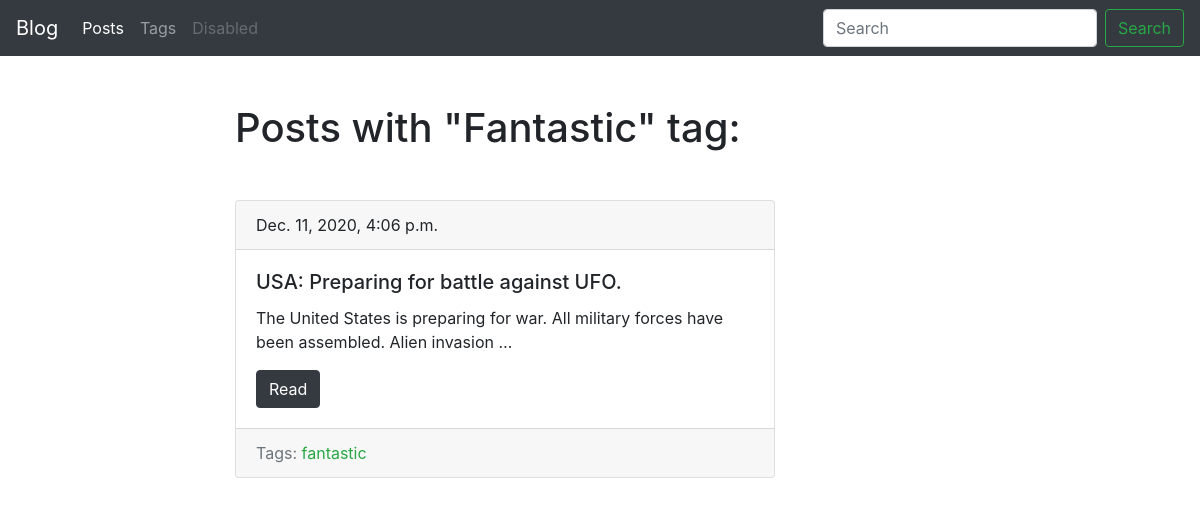
/blog/tag/fantastic/, run on the app's committed database.
### blog/models.py (models this page shows, shortened)
class Tag(models.Model):
    title = models.CharField(max_length=50)
    slug = models.SlugField(max_length=50, unique=True)
    def get_absolute_url(self):
        return reverse('tag_detail_url', kwargs={'slug': self.slug})
    class Meta:
        ordering = ['title']

class Post(models.Model):
    title = models.CharField(max_length=150, db_index=True)
    slug = models.SlugField(max_length=150, blank=True, unique=True)
    body = models.TextField(blank=True, db_index=True)
    tags = models.ManyToManyField('Tag', blank=True, related_name='posts')
    date_pub = models.DateTimeField(auto_now_add=True)
    def get_absolute_url(self):
        return reverse('post_detail_url', kwargs={'slug': self.slug})
    class Meta:
        ordering = ['-date_pub']

### blog/views.py (the view)
# urls.py: path('tag/<str:slug>/', TagDetail.as_view(), name='tag_detail_url'),
class TagDetail(ObjectDetailMixin, View):
    model = Tag
    template = 'blog/tag_detail.html'

### blog/utils.py (called while the page is built)
    def get(self, request, slug):
        obj = get_object_or_404(self.model, slug__iexact=slug)
        return render(request, self.template, context={self.model.__name__.lower(): obj, 'admin_object': obj, 'detail': True})

### blog/templates/blog/tag_detail.html (shortened to what this page needs)
{% extends 'blog/base_blog.html' %}
{% block content %}
    <h1 class="mb-5">Posts with "{{ tag.title|title }}" tag:</h1>
    {% for post in tag.posts.all %}
        {% include 'blog/includes/post_card_template.html' %}
    {% endfor %}
{% endblock %}

### blog/templates/blog/includes/post_card_template.html
<div class="card mb-4">
    <div class="card-header">
        {{ post.date_pub }}
    </div>
    <div class="card-body">
        <h5 class="card-title">{{ post.title }}</h5>
        <p class="card-text">{{ post.body|truncatewords:15 }}</p>
        <a href="{{ post.get_absolute_url }}" class="btn btn-dark">Read</a>
    </div>
    <div class="card-footer text-muted">
        Tags:
        {% for tag in post.tags.all %}
            <a href="{{ tag.get_absolute_url }}" class="text-success">{{ tag.title }}</a>
        {% endfor %}
    </div>
</div>

### data on the page
Tag: title "Fantastic", title "fantastic"
Post: date_pub "Dec. 11, 2020, 4:06 p.m.", title "USA: Preparing for battle against UFO.", body "The United States is preparing for war. All military forces have been assembled. Alien invasion …"
